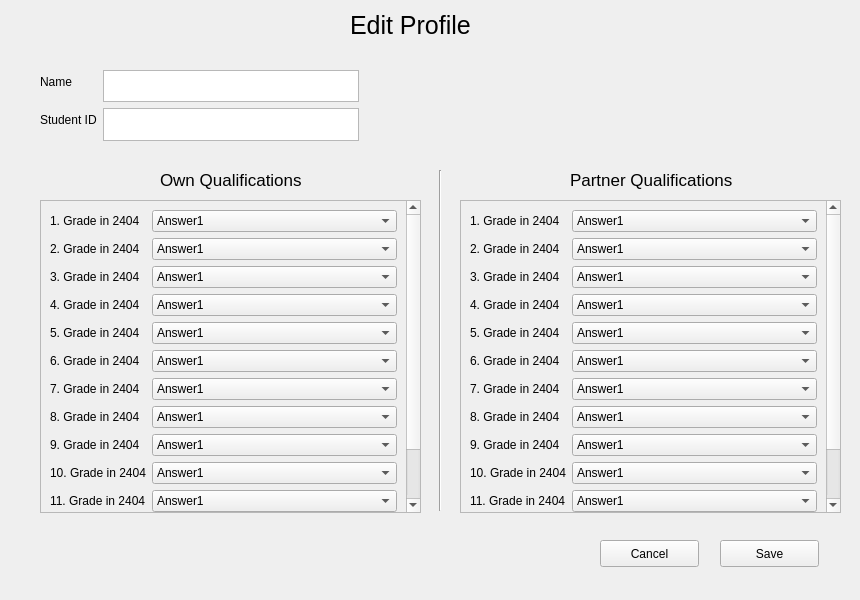
<?xml version="1.0" encoding="UTF-8"?>
<ui version="4.0">
 <class>EditProfilePage</class>
 <widget class="QWidget" name="EditProfilePage">
  <property name="geometry">
   <rect>
    <x>0</x>
    <y>0</y>
    <width>860</width>
    <height>600</height>
   </rect>
  </property>
  <property name="windowTitle">
   <string>Form</string>
  </property>
  <widget class="QLabel" name="label_3">
   <property name="geometry">
    <rect>
     <x>160</x>
     <y>170</y>
     <width>151</width>
     <height>20</height>
    </rect>
   </property>
   <property name="font">
    <font>
     <pointsize>13</pointsize>
    </font>
   </property>
   <property name="text">
    <string>Own Qualifications</string>
   </property>
  </widget>
  <widget class="QWidget" name="formLayoutWidget">
   <property name="geometry">
    <rect>
     <x>40</x>
     <y>70</y>
     <width>321</width>
     <height>71</height>
    </rect>
   </property>
   <layout class="QFormLayout" name="formLayout">
    <property name="sizeConstraint">
     <enum>QLayout::SetMaximumSize</enum>
    </property>
    <property name="fieldGrowthPolicy">
     <enum>QFormLayout::FieldsStayAtSizeHint</enum>
    </property>
    <item row="0" column="0">
     <widget class="QLabel" name="label">
      <property name="text">
       <string>Name</string>
      </property>
     </widget>
    </item>
    <item row="0" column="1">
     <widget class="QTextEdit" name="textEdit">
      <property name="enabled">
       <bool>true</bool>
      </property>
      <property name="sizePolicy">
       <sizepolicy hsizetype="Expanding" vsizetype="Expanding">
        <horstretch>0</horstretch>
        <verstretch>0</verstretch>
       </sizepolicy>
      </property>
     </widget>
    </item>
    <item row="1" column="0">
     <widget class="QLabel" name="label_2">
      <property name="text">
       <string>Student ID</string>
      </property>
     </widget>
    </item>
    <item row="1" column="1">
     <widget class="QTextEdit" name="textEdit_2"/>
    </item>
   </layout>
  </widget>
  <widget class="Line" name="line">
   <property name="geometry">
    <rect>
     <x>430</x>
     <y>170</y>
     <width>20</width>
     <height>341</height>
    </rect>
   </property>
   <property name="orientation">
    <enum>Qt::Vertical</enum>
   </property>
  </widget>
  <widget class="QLabel" name="label_4">
   <property name="geometry">
    <rect>
     <x>570</x>
     <y>170</y>
     <width>171</width>
     <height>20</height>
    </rect>
   </property>
   <property name="font">
    <font>
     <pointsize>13</pointsize>
    </font>
   </property>
   <property name="text">
    <string>Partner Qualifications</string>
   </property>
  </widget>
  <widget class="QLabel" name="label_23">
   <property name="geometry">
    <rect>
     <x>350</x>
     <y>10</y>
     <width>131</width>
     <height>31</height>
    </rect>
   </property>
   <property name="font">
    <font>
     <pointsize>19</pointsize>
    </font>
   </property>
   <property name="text">
    <string>Edit Profile</string>
   </property>
  </widget>
  <widget class="QScrollArea" name="scrollArea_2">
   <property name="geometry">
    <rect>
     <x>40</x>
     <y>200</y>
     <width>381</width>
     <height>313</height>
    </rect>
   </property>
   <property name="widgetResizable">
    <bool>true</bool>
   </property>
   <widget class="QWidget" name="scrollAreaWidgetContents_2">
    <property name="geometry">
     <rect>
      <x>0</x>
      <y>-130</y>
      <width>363</width>
      <height>441</height>
     </rect>
    </property>
    <layout class="QFormLayout" name="formLayout_2">
     <property name="fieldGrowthPolicy">
      <enum>QFormLayout::AllNonFixedFieldsGrow</enum>
     </property>
     <item row="0" column="0">
      <widget class="QLabel" name="label_24">
       <property name="text">
        <string>1. Grade in 2404</string>
       </property>
      </widget>
     </item>
     <item row="0" column="1">
      <widget class="QComboBox" name="comboBox_19">
       <item>
        <property name="text">
         <string>Answer1</string>
        </property>
       </item>
       <item>
        <property name="text">
         <string>Answer2</string>
        </property>
       </item>
       <item>
        <property name="text">
         <string>Answer3</string>
        </property>
       </item>
      </widget>
     </item>
     <item row="1" column="0">
      <widget class="QLabel" name="label_26">
       <property name="text">
        <string>2. Grade in 2404</string>
       </property>
      </widget>
     </item>
     <item row="1" column="1">
      <widget class="QComboBox" name="comboBox_21">
       <item>
        <property name="text">
         <string>Answer1</string>
        </property>
       </item>
       <item>
        <property name="text">
         <string>Answer2</string>
        </property>
       </item>
       <item>
        <property name="text">
         <string>Answer3</string>
        </property>
       </item>
      </widget>
     </item>
     <item row="2" column="0">
      <widget class="QLabel" name="label_33">
       <property name="text">
        <string>3. Grade in 2404</string>
       </property>
      </widget>
     </item>
     <item row="2" column="1">
      <widget class="QComboBox" name="comboBox_28">
       <item>
        <property name="text">
         <string>Answer1</string>
        </property>
       </item>
       <item>
        <property name="text">
         <string>Answer2</string>
        </property>
       </item>
       <item>
        <property name="text">
         <string>Answer3</string>
        </property>
       </item>
      </widget>
     </item>
     <item row="3" column="0">
      <widget class="QLabel" name="label_36">
       <property name="text">
        <string>4. Grade in 2404</string>
       </property>
      </widget>
     </item>
     <item row="3" column="1">
      <widget class="QComboBox" name="comboBox_31">
       <item>
        <property name="text">
         <string>Answer1</string>
        </property>
       </item>
       <item>
        <property name="text">
         <string>Answer2</string>
        </property>
       </item>
       <item>
        <property name="text">
         <string>Answer3</string>
        </property>
       </item>
      </widget>
     </item>
     <item row="4" column="0">
      <widget class="QLabel" name="label_35">
       <property name="text">
        <string>5. Grade in 2404</string>
       </property>
      </widget>
     </item>
     <item row="4" column="1">
      <widget class="QComboBox" name="comboBox_30">
       <item>
        <property name="text">
         <string>Answer1</string>
        </property>
       </item>
       <item>
        <property name="text">
         <string>Answer2</string>
        </property>
       </item>
       <item>
        <property name="text">
         <string>Answer3</string>
        </property>
       </item>
      </widget>
     </item>
     <item row="5" column="0">
      <widget class="QLabel" name="label_34">
       <property name="text">
        <string>6. Grade in 2404</string>
       </property>
      </widget>
     </item>
     <item row="5" column="1">
      <widget class="QComboBox" name="comboBox_29">
       <item>
        <property name="text">
         <string>Answer1</string>
        </property>
       </item>
       <item>
        <property name="text">
         <string>Answer2</string>
        </property>
       </item>
       <item>
        <property name="text">
         <string>Answer3</string>
        </property>
       </item>
      </widget>
     </item>
     <item row="6" column="0">
      <widget class="QLabel" name="label_37">
       <property name="text">
        <string>7. Grade in 2404</string>
       </property>
      </widget>
     </item>
     <item row="7" column="1">
      <widget class="QComboBox" name="comboBox_32">
       <item>
        <property name="text">
         <string>Answer1</string>
        </property>
       </item>
       <item>
        <property name="text">
         <string>Answer2</string>
        </property>
       </item>
       <item>
        <property name="text">
         <string>Answer3</string>
        </property>
       </item>
      </widget>
     </item>
     <item row="8" column="1">
      <widget class="QComboBox" name="comboBox_33">
       <item>
        <property name="text">
         <string>Answer1</string>
        </property>
       </item>
       <item>
        <property name="text">
         <string>Answer2</string>
        </property>
       </item>
       <item>
        <property name="text">
         <string>Answer3</string>
        </property>
       </item>
      </widget>
     </item>
     <item row="9" column="1">
      <widget class="QComboBox" name="comboBox_34">
       <item>
        <property name="text">
         <string>Answer1</string>
        </property>
       </item>
       <item>
        <property name="text">
         <string>Answer2</string>
        </property>
       </item>
       <item>
        <property name="text">
         <string>Answer3</string>
        </property>
       </item>
      </widget>
     </item>
     <item row="6" column="1">
      <widget class="QComboBox" name="comboBox_35">
       <item>
        <property name="text">
         <string>Answer1</string>
        </property>
       </item>
       <item>
        <property name="text">
         <string>Answer2</string>
        </property>
       </item>
       <item>
        <property name="text">
         <string>Answer3</string>
        </property>
       </item>
      </widget>
     </item>
     <item row="7" column="0">
      <widget class="QLabel" name="label_38">
       <property name="text">
        <string>8. Grade in 2404</string>
       </property>
      </widget>
     </item>
     <item row="8" column="0">
      <widget class="QLabel" name="label_39">
       <property name="text">
        <string>9. Grade in 2404</string>
       </property>
      </widget>
     </item>
     <item row="9" column="0">
      <widget class="QLabel" name="label_40">
       <property name="text">
        <string>10. Grade in 2404</string>
       </property>
      </widget>
     </item>
     <item row="10" column="0">
      <widget class="QLabel" name="label_41">
       <property name="text">
        <string>11. Grade in 2404</string>
       </property>
      </widget>
     </item>
     <item row="10" column="1">
      <widget class="QComboBox" name="comboBox_36">
       <item>
        <property name="text">
         <string>Answer1</string>
        </property>
       </item>
       <item>
        <property name="text">
         <string>Answer2</string>
        </property>
       </item>
       <item>
        <property name="text">
         <string>Answer3</string>
        </property>
       </item>
      </widget>
     </item>
     <item row="11" column="0">
      <widget class="QLabel" name="label_42">
       <property name="text">
        <string>12. Grade in 2404</string>
       </property>
      </widget>
     </item>
     <item row="11" column="1">
      <widget class="QComboBox" name="comboBox_37">
       <item>
        <property name="text">
         <string>Answer1</string>
        </property>
       </item>
       <item>
        <property name="text">
         <string>Answer2</string>
        </property>
       </item>
       <item>
        <property name="text">
         <string>Answer3</string>
        </property>
       </item>
      </widget>
     </item>
     <item row="12" column="0">
      <widget class="QLabel" name="label_43">
       <property name="text">
        <string>13. Grade in 2404</string>
       </property>
      </widget>
     </item>
     <item row="12" column="1">
      <widget class="QComboBox" name="comboBox_38">
       <item>
        <property name="text">
         <string>Answer1</string>
        </property>
       </item>
       <item>
        <property name="text">
         <string>Answer2</string>
        </property>
       </item>
       <item>
        <property name="text">
         <string>Answer3</string>
        </property>
       </item>
      </widget>
     </item>
    </layout>
   </widget>
  </widget>
  <widget class="QPushButton" name="pushButton">
   <property name="geometry">
    <rect>
     <x>720</x>
     <y>540</y>
     <width>99</width>
     <height>27</height>
    </rect>
   </property>
   <property name="text">
    <string>Save</string>
   </property>
  </widget>
  <widget class="QPushButton" name="pushButton_2">
   <property name="geometry">
    <rect>
     <x>600</x>
     <y>540</y>
     <width>99</width>
     <height>27</height>
    </rect>
   </property>
   <property name="text">
    <string>Cancel</string>
   </property>
  </widget>
  <widget class="QScrollArea" name="scrollArea_3">
   <property name="geometry">
    <rect>
     <x>460</x>
     <y>200</y>
     <width>381</width>
     <height>313</height>
    </rect>
   </property>
   <property name="widgetResizable">
    <bool>true</bool>
   </property>
   <widget class="QWidget" name="scrollAreaWidgetContents_3">
    <property name="geometry">
     <rect>
      <x>0</x>
      <y>0</y>
      <width>363</width>
      <height>441</height>
     </rect>
    </property>
    <layout class="QFormLayout" name="formLayout_3">
     <property name="fieldGrowthPolicy">
      <enum>QFormLayout::AllNonFixedFieldsGrow</enum>
     </property>
     <item row="0" column="0">
      <widget class="QLabel" name="label_25">
       <property name="text">
        <string>1. Grade in 2404</string>
       </property>
      </widget>
     </item>
     <item row="0" column="1">
      <widget class="QComboBox" name="comboBox_20">
       <item>
        <property name="text">
         <string>Answer1</string>
        </property>
       </item>
       <item>
        <property name="text">
         <string>Answer2</string>
        </property>
       </item>
       <item>
        <property name="text">
         <string>Answer3</string>
        </property>
       </item>
      </widget>
     </item>
     <item row="1" column="0">
      <widget class="QLabel" name="label_27">
       <property name="text">
        <string>2. Grade in 2404</string>
       </property>
      </widget>
     </item>
     <item row="1" column="1">
      <widget class="QComboBox" name="comboBox_22">
       <item>
        <property name="text">
         <string>Answer1</string>
        </property>
       </item>
       <item>
        <property name="text">
         <string>Answer2</string>
        </property>
       </item>
       <item>
        <property name="text">
         <string>Answer3</string>
        </property>
       </item>
      </widget>
     </item>
     <item row="2" column="0">
      <widget class="QLabel" name="label_44">
       <property name="text">
        <string>3. Grade in 2404</string>
       </property>
      </widget>
     </item>
     <item row="2" column="1">
      <widget class="QComboBox" name="comboBox_39">
       <item>
        <property name="text">
         <string>Answer1</string>
        </property>
       </item>
       <item>
        <property name="text">
         <string>Answer2</string>
        </property>
       </item>
       <item>
        <property name="text">
         <string>Answer3</string>
        </property>
       </item>
      </widget>
     </item>
     <item row="3" column="0">
      <widget class="QLabel" name="label_45">
       <property name="text">
        <string>4. Grade in 2404</string>
       </property>
      </widget>
     </item>
     <item row="3" column="1">
      <widget class="QComboBox" name="comboBox_40">
       <item>
        <property name="text">
         <string>Answer1</string>
        </property>
       </item>
       <item>
        <property name="text">
         <string>Answer2</string>
        </property>
       </item>
       <item>
        <property name="text">
         <string>Answer3</string>
        </property>
       </item>
      </widget>
     </item>
     <item row="4" column="0">
      <widget class="QLabel" name="label_46">
       <property name="text">
        <string>5. Grade in 2404</string>
       </property>
      </widget>
     </item>
     <item row="4" column="1">
      <widget class="QComboBox" name="comboBox_41">
       <item>
        <property name="text">
         <string>Answer1</string>
        </property>
       </item>
       <item>
        <property name="text">
         <string>Answer2</string>
        </property>
       </item>
       <item>
        <property name="text">
         <string>Answer3</string>
        </property>
       </item>
      </widget>
     </item>
     <item row="5" column="0">
      <widget class="QLabel" name="label_47">
       <property name="text">
        <string>6. Grade in 2404</string>
       </property>
      </widget>
     </item>
     <item row="5" column="1">
      <widget class="QComboBox" name="comboBox_42">
       <item>
        <property name="text">
         <string>Answer1</string>
        </property>
       </item>
       <item>
        <property name="text">
         <string>Answer2</string>
        </property>
       </item>
       <item>
        <property name="text">
         <string>Answer3</string>
        </property>
       </item>
      </widget>
     </item>
     <item row="6" column="0">
      <widget class="QLabel" name="label_48">
       <property name="text">
        <string>7. Grade in 2404</string>
       </property>
      </widget>
     </item>
     <item row="7" column="1">
      <widget class="QComboBox" name="comboBox_43">
       <item>
        <property name="text">
         <string>Answer1</string>
        </property>
       </item>
       <item>
        <property name="text">
         <string>Answer2</string>
        </property>
       </item>
       <item>
        <property name="text">
         <string>Answer3</string>
        </property>
       </item>
      </widget>
     </item>
     <item row="8" column="1">
      <widget class="QComboBox" name="comboBox_44">
       <item>
        <property name="text">
         <string>Answer1</string>
        </property>
       </item>
       <item>
        <property name="text">
         <string>Answer2</string>
        </property>
       </item>
       <item>
        <property name="text">
         <string>Answer3</string>
        </property>
       </item>
      </widget>
     </item>
     <item row="9" column="1">
      <widget class="QComboBox" name="comboBox_45">
       <item>
        <property name="text">
         <string>Answer1</string>
        </property>
       </item>
       <item>
        <property name="text">
         <string>Answer2</string>
        </property>
       </item>
       <item>
        <property name="text">
         <string>Answer3</string>
        </property>
       </item>
      </widget>
     </item>
     <item row="6" column="1">
      <widget class="QComboBox" name="comboBox_46">
       <item>
        <property name="text">
         <string>Answer1</string>
        </property>
       </item>
       <item>
        <property name="text">
         <string>Answer2</string>
        </property>
       </item>
       <item>
        <property name="text">
         <string>Answer3</string>
        </property>
       </item>
      </widget>
     </item>
     <item row="7" column="0">
      <widget class="QLabel" name="label_49">
       <property name="text">
        <string>8. Grade in 2404</string>
       </property>
      </widget>
     </item>
     <item row="8" column="0">
      <widget class="QLabel" name="label_50">
       <property name="text">
        <string>9. Grade in 2404</string>
       </property>
      </widget>
     </item>
     <item row="9" column="0">
      <widget class="QLabel" name="label_51">
       <property name="text">
        <string>10. Grade in 2404</string>
       </property>
      </widget>
     </item>
     <item row="10" column="0">
      <widget class="QLabel" name="label_52">
       <property name="text">
        <string>11. Grade in 2404</string>
       </property>
      </widget>
     </item>
     <item row="10" column="1">
      <widget class="QComboBox" name="comboBox_47">
       <item>
        <property name="text">
         <string>Answer1</string>
        </property>
       </item>
       <item>
        <property name="text">
         <string>Answer2</string>
        </property>
       </item>
       <item>
        <property name="text">
         <string>Answer3</string>
        </property>
       </item>
      </widget>
     </item>
     <item row="11" column="0">
      <widget class="QLabel" name="label_53">
       <property name="text">
        <string>12. Grade in 2404</string>
       </property>
      </widget>
     </item>
     <item row="11" column="1">
      <widget class="QComboBox" name="comboBox_48">
       <item>
        <property name="text">
         <string>Answer1</string>
        </property>
       </item>
       <item>
        <property name="text">
         <string>Answer2</string>
        </property>
       </item>
       <item>
        <property name="text">
         <string>Answer3</string>
        </property>
       </item>
      </widget>
     </item>
     <item row="12" column="0">
      <widget class="QLabel" name="label_54">
       <property name="text">
        <string>13. Grade in 2404</string>
       </property>
      </widget>
     </item>
     <item row="12" column="1">
      <widget class="QComboBox" name="comboBox_49">
       <item>
        <property name="text">
         <string>Answer1</string>
        </property>
       </item>
       <item>
        <property name="text">
         <string>Answer2</string>
        </property>
       </item>
       <item>
        <property name="text">
         <string>Answer3</string>
        </property>
       </item>
      </widget>
     </item>
    </layout>
   </widget>
  </widget>
 </widget>
 <resources/>
 <connections/>
</ui>
